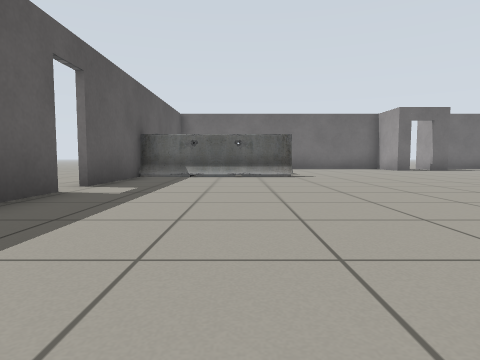
[1] (above)

17 first-person views from a walk through a robot-simulator world made for Gazebo. The camera is 0.5 m above the floor, tilts 4° down and sees 75° across. The lines on the ground mark 1 m squares. The floor is counted in squares, 1 m on a side. Each view is taken from the middle of a square. On the plan, view 1 faces up. The plan holds only what a view shows up to about 9 squares ahead; the rest is blank. Simple shapes stand in for some stock models. Some surface patterns are stand-ins.

[2]
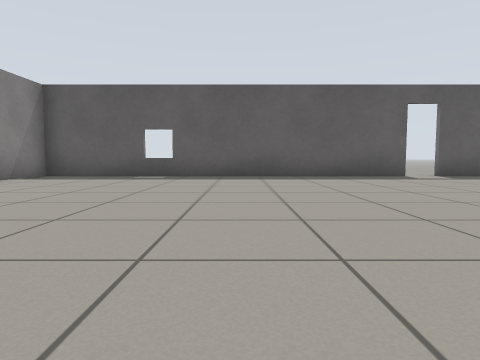

[3]
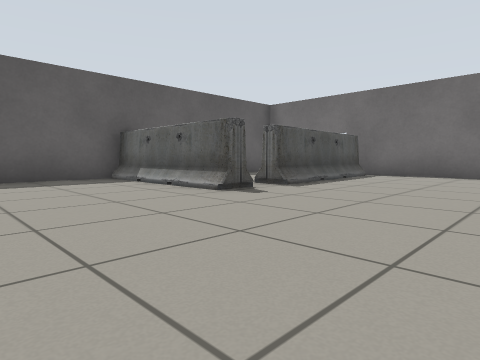

[4]
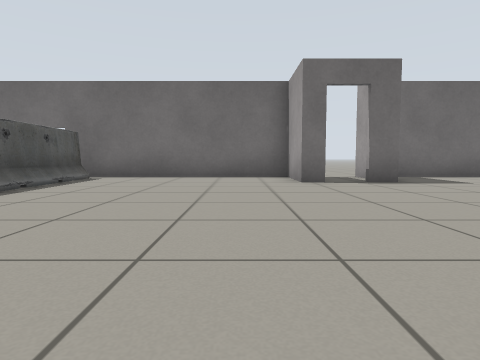

[5]
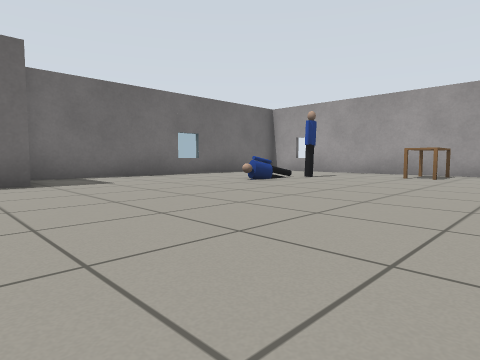

[6]
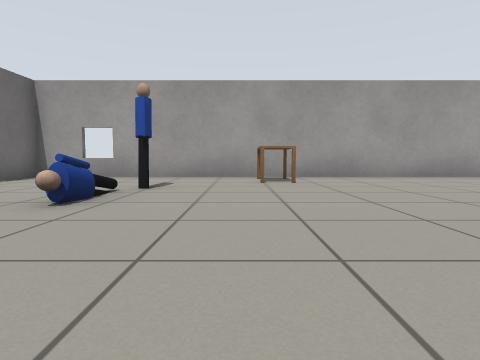

[7]
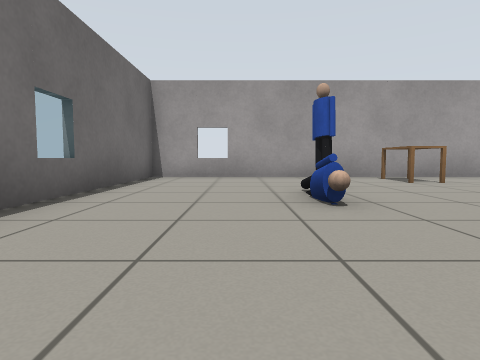

[8]
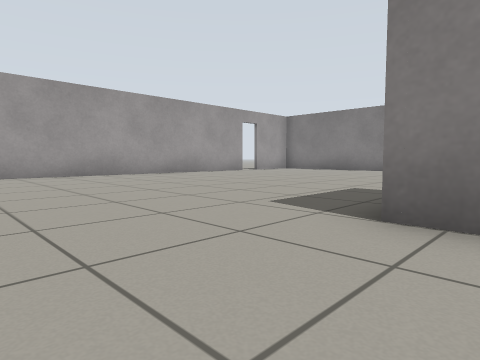

[9]
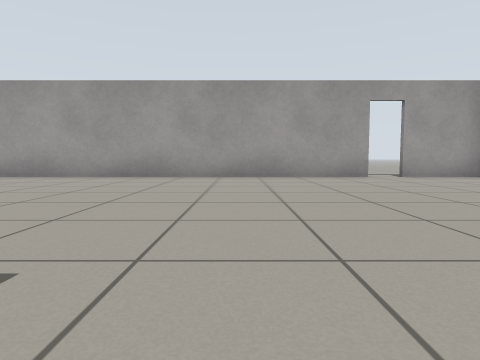

[10]
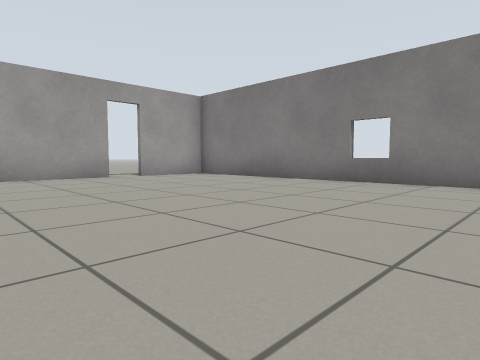

[11]
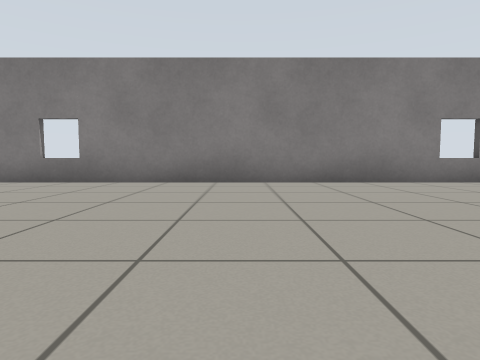

[12]
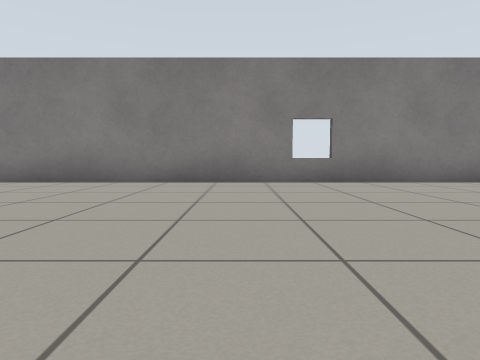

[13]
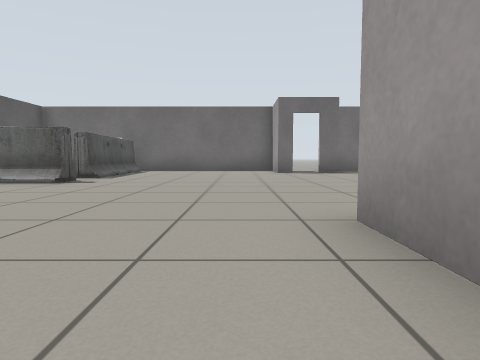

[14]
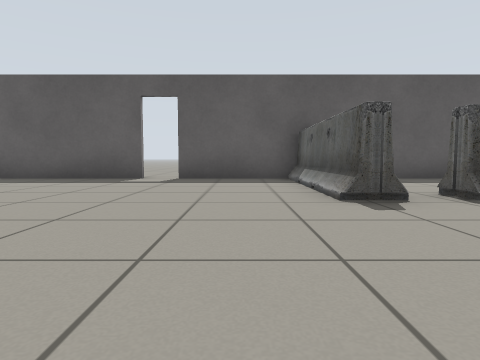

[15]
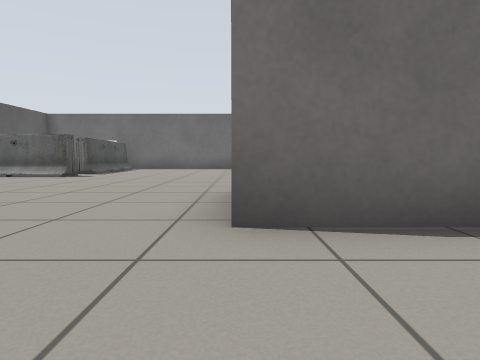

[16]
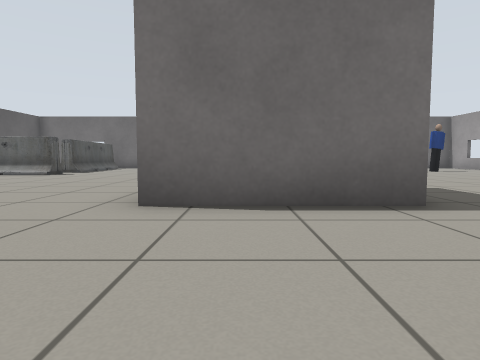

[17]
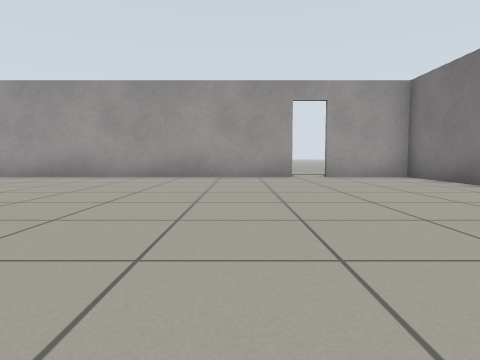

### Floor plan
Points are (right, up) in squares from view 1. A wall is a line through its corners. A room is listed if a view was taken in it or the views show most of it. See-through windows are left out.
Room 1 (views 1, 2, 3, 4, 5, 6, 7, 8, 9, 10, 11, 12, 13, 14, 15, 16, 17)
walls: (8.3, 4.5) (9, 4.5); (5.9, 3.1) (5.9, 4.5); (9, 2.2) (5.9, 2.2); (6.9, 12.5) (6.3, 12.5) (6.3, 14.3) (-1.4, 14.3); (8.4, 12.5) (7.6, 12.5); (-2.7, 4.6) (-2.7, -5.4) (17.2, -5.4) (17.2, -3.2); (-2.7, 12.7) (-2.7, 5.4); (17.2, -2.5) (17.2, 14.3) (8.6, 14.3)
ways out: open door at (-3, 5); open door at (7, 12.5); open door at (17, -3)
objects: barrier (-2, 9) to (1, 9); barrier (1, 10) to (1, 14); person (12, 11) to (13, 11); person (14, 11); desk (16, 8)

Where each view was taken, in squares from view 1:
view 1: 0 up, 0 right, facing up
view 2: 0 up, 6 right, facing left
view 3: 5 up, 5 right, facing up-left
view 4: 6 up, 5 right, facing up
view 5: 6 up, 7 right, facing up-right
view 6: 9 up, 9 right, facing right
view 7: 12 up, 9 right, facing right
view 8: 7 up, 8 right, facing down-right
view 9: 1 up, 9 right, facing right
view 10: 1 up, 9 right, facing down-right
view 11: 1 up, 8 right, facing down
view 12: 1 up, 5 right, facing down
view 13: 2 up, 5 right, facing up
view 14: 7 up, 5 right, facing left
view 15: 0 up, 6 right, facing up
view 16: 1 down, 7 right, facing up
view 17: 1 down, 9 right, facing right
